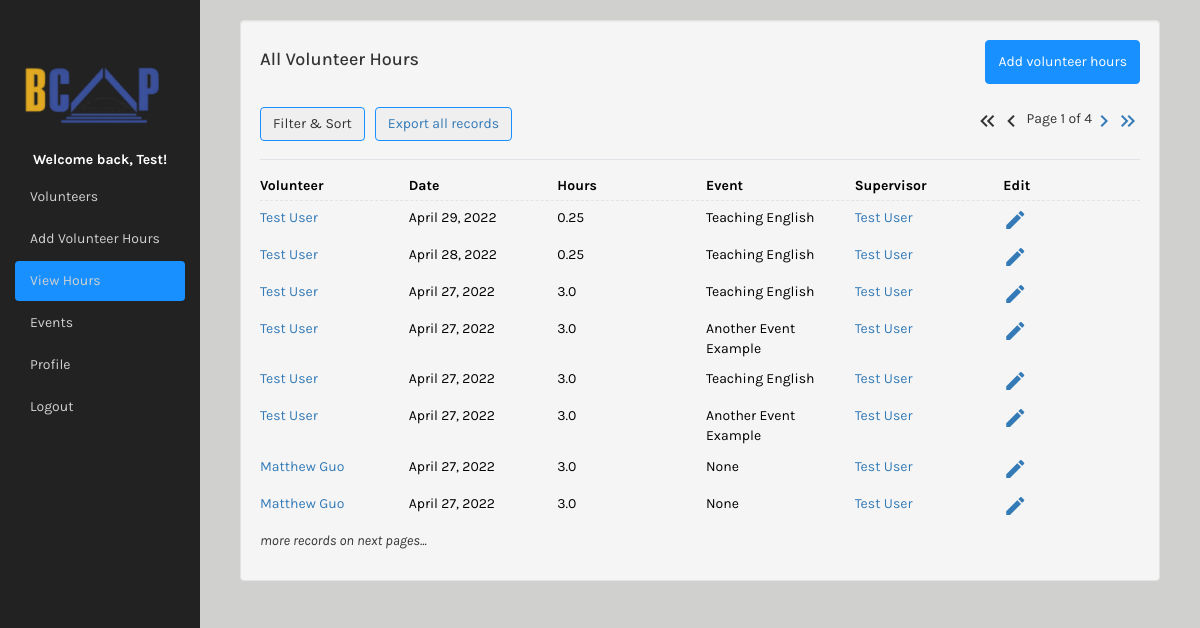
Page /history/ (signed in) on the committed database.
### bcap373_app/models.py (models this page shows, shortened)
class VolunteerRecord(models.Model):
	activity = models.ForeignKey(EventModel, on_delete=models.SET_NULL, null=True)
	hours = models.FloatField(blank=False)
	date = models.DateField(auto_now=False, auto_now_add=False, blank=False)
	supervisor = models.ForeignKey(User, on_delete=models.SET_NULL, null=True, limit_choices_to={'is_staff': True}, related_name='supervisor')
	description = models.CharField(max_length=1000, blank=True, default='')
	owner = models.ForeignKey(User, on_delete=models.CASCADE, blank=True, null=True)
	class Meta:
		ordering = ["-date"]

class Profile(models.Model):
	user = models.OneToOneField(User, on_delete=models.CASCADE)
	phone = models.CharField(max_length=20, blank=True,
		help_text="Please enter your phone number in the following format: (XXX) XXX-XXXX")
	birth_date = models.DateField(null=True, blank=True)
	waiver = models.CharField(null=True, blank=True, max_length=300, help_text="If you have this user's waiver on file, please indicate this in this box (and give a link to where it can be found, e.g. on Google Drive)")
	def __str__(self):
		return "{} {}".format(self.user.first_name, self.user.last_name)

class EventModel(models.Model):
	name = models.CharField(max_length=256, blank=False)
	event_supervisor = models.ForeignKey(User, on_delete=models.SET_NULL, null=True, blank=True, limit_choices_to={'is_staff': True}, related_name='event_supervisor')
	created_at = models.DateTimeField(auto_now_add=True)
	class Meta:
		ordering = ["-created_at"]
	def __str__(self):
		return self.name

### bcap373_app/views.py (the view, shortened to what this page needs)
# urls.py: path('history/', views.history, name="history"),
@login_required
def history(request):
   current_user = request.user
   title = ''
   person_id = request.GET.get('owner', '')
   running_total = 0
   if person_id == '':
      if current_user.is_staff:
         title = 'All Volunteer Hours'
         records = VolunteerRecord.objects.all()
      else:
         title = 'Your Volunteer Hours'
         records = VolunteerRecord.objects.filter(owner = current_user)
   running_total = sum(rec.hours for rec in records)
   myFilter = HistoryFilter(request.GET, queryset=records)
   records = myFilter.qs
   paginator = Paginator(records, settings.PAGINATOR_COUNT)
   page_number = request.GET.get('page')
   page_obj = paginator.get_page(page_number)
   return render(request, "history.html", {"page_obj" : page_obj, "running_total": running_total, "title": title, "id":person_id, 'myFilter': myFilter})

### bcap373_app/models.py (called while the page is built)
def get_user_name(self):
	uid = self.id
	profile = Profile.objects.get(id=uid)
	return str(profile).title()

### bcap373_app/templatetags/template_tags.py (called while the page is built)
@register.simple_tag
def relative_url(value, field_name, urlencode=None):
    url = '?{}={}'.format(field_name, value)
    if urlencode:
        querystring = urlencode.split('&')
        filtered_querystring = filter(lambda p: p.split('=')[0] != field_name, querystring)
        encoded_querystring = '&'.join(filtered_querystring)
        url = '{}&{}'.format(url, encoded_querystring)
    return url

### templates/history.html (shortened to what this page needs)
{% extends "base.html" %}
{% load static %}
{% load template_tags %}
{% block pageContent %}
<div class="col-sm custom-grid">
    <div class="well">
        <div class="top-header">
            <div>
                <h4 class="history-title">{{ title }}</h4>
            </div>
            <div class="home-right">
                <a href='/add_individual_hours'>
                    <button class="btn btn-primary">Add volunteer hours</button>
                </a>
            </div>
        </div>
        <div class="tools">
            <div class="left-menu">
                <div class="dropdown" style="margin-right:10px">
                    <button class="btn btn-secondary dropdown-toggle" type="button" id="dropdownMenu2"
                        data-toggle="dropdown" aria-haspopup="true" aria-expanded="false">
                        Filter & Sort
                    </button>
                </div>
                <div>
                    <a href="/export/{% if id != '' %}?id={{id}}{% endif%}"><button type="button" class="btn btn-outline-primary">{% if id != '' %}Export user's hours{% else %}Export all records{% endif %}</button></a>
                </div>
            </div>
            <div class="pagination">
                {% if page_obj.has_previous %}
                    <a href="{% relative_url 1 'page' request.GET.urlencode %}"><i class="material-icons md-48">keyboard_double_arrow_left</i></a>
                    <a href="{% relative_url page_obj.previous_page_number 'page' request.GET.urlencode %}"><i class="material-icons md-48">keyboard_arrow_left</i></a>
                {% else %}
                    <i class="material-icons md-48">keyboard_double_arrow_left</i>
                    <i class="material-icons md-48">keyboard_arrow_left</i>
                {% endif %}&nbsp;
                <p>Page {{ page_obj.number }} of {{ page_obj.paginator.num_pages }}</p>
                {% if page_obj.has_next %}
                    <a href="{% relative_url page_obj.next_page_number 'page' request.GET.urlencode %}"><i class="material-icons md-48">keyboard_arrow_right</i></a>
                    <a href="{% relative_url page_obj.paginator.num_pages 'page' request.GET.urlencode %}"><i class="material-icons md-48">keyboard_double_arrow_right</i></a>
                {% else %}
                    <i class="material-icons md-48">keyboard_arrow_right</i>
                    <i class="material-icons md-48">keyboard_double_arrow_right</i>
                {% endif %}
            </div>
        </div>
        <div>
            <ul class="data-frame">
                <li class="data-item frame-header">
                    <dl class="data-grid-6">
                        {% if user.is_staff %}
                            <dt class = "rowheader">Volunteer</dt>
                        {% endif %}
                        <dd class = "rowheader">Date</dd>
                        <dd class = "rowheader">Hours</dd>
                        <dd class = "rowheader">Event</dd>
                        <dd class = "rowheader">Supervisor</dd>
                        <dd class = "rowheader">Edit</dd>
                    </dl>
                </li>
                {% for r in page_obj %}
                    <li class="data-item">
                        <dl class="data-grid-6">
                            {% if user.is_staff %}
                                <td><a href="/view_user/?user={{r.owner.id}}">{{ r.owner }}</a></td>
                            {% endif %}
                            <dd class="date">{{ r.date }}</dd>
                            <dd class="hours">{{ r.hours }}</dd>
                            <dd class="activity">{{ r.activity }}</dd>
                            {% if user.is_staff and r.supervisor != None %}
                                <dd class="supervisor"><a href="/view_user/?user={{r.supervisor.id}}">{{ r.supervisor }}</a></dd>
                            {% else %}
                                <dd class="supervisor">{{ r.supervisor }}</dd>
                            {% endif %}
                            {% if user.is_staff %}
                                <li><a href="/edit_individual_hours/?id={{r.id}}"><i class="material-icons md-48">edit</i></a></li>
                            {% else %}
                                <li><a href="/delete_volunteer_record/?id={{r.id}}" onclick="return confirm('Are you sure you would like to delete this volunteer record?')"><i class="material-icons md-48">delete</i></a></li>
                            {% endif %}
                        </dl>
                    </li>
                {% endfor %}
                {% if page_obj.has_next %}
                    <i>more records on next pages...</i>
                {% endif %}
            </ul>
        </div>
    </div>
</div>
</html>
{% endblock %}

### templates/base.html (shortened to what this page needs)
{% load static %}
<!DOCTYPE html>
<html lang="en">
{% block pageHeader %}
<head>
    <link rel="stylesheet" href="https://maxcdn.bootstrapcdn.com/bootstrap/3.4.1/css/bootstrap.min.css">
    <link rel="stylesheet" type="text/css" href="{% static 'bcap373_app/css/main.css' %}">
</head>
{% endblock pageHeader%}
<body>
    <div class="container-fluid">
      <div class="row content">
        <div class="col-sm-3 sidenav hidden-xs sidebar">
            <div class = "logo1">
              <img class=" nav-bar-image" src="{% static 'bcap373_app/img/bcap373_logo.png' %}">
            </div>
            <ul class="nav nav-pills nav-stacked">
                <li><h5 class="navbar-user">Welcome back, {{ user.first_name }}!</h5></li>
                {% if user.is_staff %}
                  <li {% if request.resolver_match.url_name == 'volunteers' %}class="active"{% endif %}><a href="/volunteers">Volunteers</a></li>
                {% endif %}
                <li {% if request.resolver_match.url_name == 'add_individual_hours' %}class="active"{% endif %}><a href="/add_individual_hours">Add Volunteer Hours</a></li>
                <li {% if request.resolver_match.url_name == 'history' or request.resolver_match.url_name == 'edit_individual_hours' %}class="active"{% endif %}><a href="/history">View Hours</a></li>
                {% if user.is_staff %}
                  <li {% if request.resolver_match.url_name == 'events' or request.resolver_match.url_name == 'update_event' %}class="active"{% endif %}><a href="/events">Events</a></li>
                {% endif %}
                <li ><a href="{% url 'profile' %}">Profile</a></li>
                <li><a href="{% url 'logout' %}">Logout</a></li>
            </ul><br>
        </div>
        <br>
        {% block pageContent %}{% endblock pageContent %}
</body>
</html>

### bcap373_app/static/bcap373_app/css/main.css (style rules this page uses)
* { box-sizing: border-box; }
body { font-family: "Karla", sans-serif; background-color: #d0d0ce; }
.logo1 { margin-top:40px; }
.logo1 img, .nav-bar-image { width: 90%; height: 100%; }
.custom-grid { margin-left: 240px; margin-right: 40px; }
.rowheader { font-weight:bold !important; }
.frame-header { color:red; }
.top-header { display: flex; justify-content:space-between }
.navbar-user { text-align: center; font-weight: bold; color: white; }
ul.nav.nav-pills.nav-stacked a { color: #d1d1d1; }
.nav-pills>li.active>a, .nav-pills>li.active>a:focus, .nav-pills>li.active>a:hover { background-color: #1890FF; color: white; }
.btn { border: 1px solid #1890ff; }
.left-menu { display: flex; justify-content: space-around; }
.btn-primary { background-color: #1890FF; height: 44px; }
.home-right { display:flex; flex-direction:row; column-gap: 1em; }
.sidenav { background-color: #222222; height: 100%; width: 200px !important; position: fixed; }
.tools { display: flex; justify-content: space-between; align-items: center; flex-wrap: wrap; border-bottom: 1px solid #e0e4e8; margin-bottom: 16px; padding-top: 5px; }
.pagination { display: flex; padding-left: 0; list-style: none; border-radius: 0.25rem; justify-content: center; text-align: center; }
.data-frame { width: 100%; list-style-type: none; padding: 0; }
.data-item.frame-header { display: none; border-bottom: 1px dashed #e0e4e8; }
li.data-item { margin-bottom: 0.5em; border-bottom: 1px solid #0000001a; }
.data-item dl { display: flex; flex-direction:column; margin: 0; color: black; }
dl { color: #B1B1B1; }
.data-item .hours:before { content: "Hours: "; }
.data-item .activity:before { content: "Activity: "; }
.data-item .supervisor:before { content: "Supervisor: "; }
.data-item .hours { text-align: left; }
.data-item .date:before { content: "Date: "; }
.data-item dd { margin: 0; margin-bottom: 0.25em; overflow: auto; }
dt { font-weight: normal !important; }
.data-item dt { margin-bottom: 0.25em; }
@media screen and (min-width: 766px) { .data-item.frame-header { display: block; } }
@media screen and (min-width: 766px) { .data-item .hours { text-align: left; } }
@media screen and (min-width: 766px) { .data-item dl { display: grid; column-gap: 1vw; } }
@media screen and (min-width: 766px) { .data-grid-6 { grid-template-columns: minmax(0, 1fr) minmax(0, 1fr) minmax(0, 1fr) minmax(0, 1fr) minmax(0, 1fr) minmax(0, 1fr); } }
@media screen and (min-width: 766px) { li.data-item { border-bottom: 0px; } }
@media screen and (min-width: 766px) { .data-item .phone:before, .data-item .email:before, .data-item .date:before, .data-item .activity:before, .data-item .supervisor:before, .data-item .event-name:before, .data-item .role:before, .data-item .hours:before { content: ""; } }

### rows in the picture
VolunteerRecord: owner "Test User", date "April 29, 2022", hours "0.25", activity "Teaching English", supervisor "Test User"
VolunteerRecord: owner "Test User", date "April 28, 2022", hours "0.25", activity "Teaching English", supervisor "Test User"
VolunteerRecord: owner "Test User", date "April 27, 2022", hours "3.0", activity "Teaching English", supervisor "Test User"
VolunteerRecord: owner "Test User", date "April 27, 2022", hours "3.0", activity "Another Event Example", supervisor "Test User"
VolunteerRecord: owner "Test User", date "April 27, 2022", hours "3.0", activity "Teaching English", supervisor "Test User"
VolunteerRecord: owner "Test User", date "April 27, 2022", hours "3.0", activity "Another Event Example", supervisor "Test User"
VolunteerRecord: owner "Matthew Guo", date "April 27, 2022", hours "3.0", activity "None", supervisor "Test User"
VolunteerRecord: owner "Matthew Guo", date "April 27, 2022", hours "3.0", activity "None", supervisor "Test User"

### other values in the picture
{{ user.first_name }} "Test"
{{ title }} "All Volunteer Hours"
{{ page_obj.number }} "1"
{{ page_obj.paginator.num_pages }} "4"
